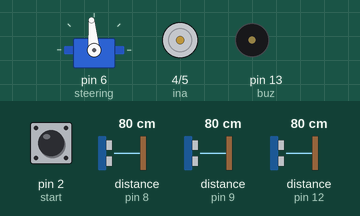
Recording of a sketch running on a simulated Arduino Uno, built with avr-gcc and run on an emulated ATmega328P. On the bench: servo, motor-driver pin pairs drawn as motors (green arrow = first pin HIGH = forward, orange = second pin HIGH = backward, longer = more drive, scaled by the enable pin), buzzer (waves = sounding). Inputs (shaded band) come from the test bench; at power-on: pin 2 (start) HIGH, distance to the obstacle (sensors on pin 9, pin 12, pin 8) 80 cm. The echo pulse lasts 58.3 µs per cm.

Above: at 0.8 s.
0.9 s: pin 2 (start) pulled LOW for 0.15 s
At 2.2 s:
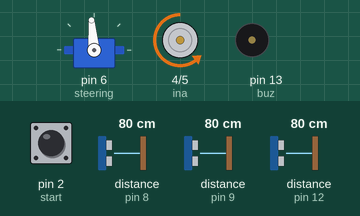
2.6 s: distance to the obstacle (sensor on pin 9) set to 27 cm
4.1 s: distance to the obstacle (sensor on pin 9) set to 24 cm
At 4.4 s:
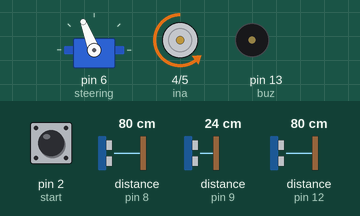
5.6 s: distance to the obstacle (sensor on pin 12) set to 94 cm
7.1 s: distance to the obstacle (sensor on pin 12) set to 105 cm
At 8.5 s:
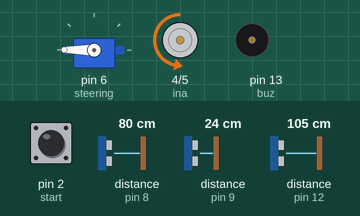
8.9 s: distance to the obstacle (sensor on pin 8) set to 95 cm
10.4 s: distance to the obstacle (sensor on pin 8) set to 103 cm
At 12.28 s:
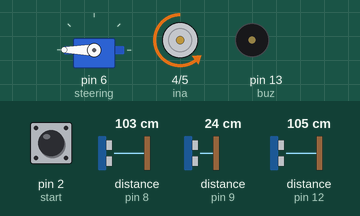
Timing chart, 0 to 14.4 s (numbered marks = the images above; inputs shaded):
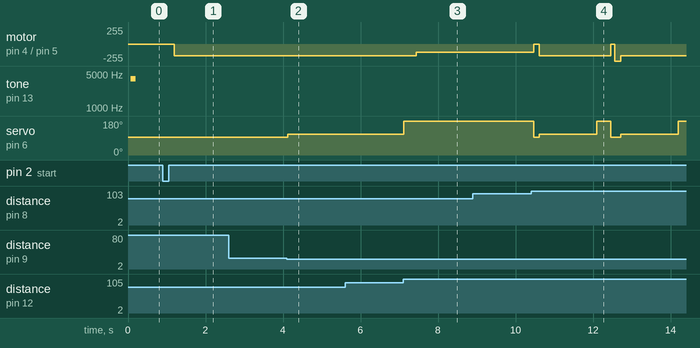

The sketch:

Fantastic3.ino
```cpp
int start=2;int pwm=3;int ina=4;int inb=5;int steering =6;int ctrig=7;
int cecho=8;int recho=9;int rtrig=10; int ltrig=11;int lecho=12;int buz=13;
#include <Servo.h>
Servo steer;
int dc, dl, dr;
char Direction;
int servoCenter=95;
int counter=0;
long milli;
void setup (){
pinMode(ina,OUTPUT);
pinMode(pwm,OUTPUT);
pinMode(inb,OUTPUT);
pinMode(ctrig,OUTPUT);
pinMode(cecho, INPUT);
pinMode(rtrig,OUTPUT);
pinMode(recho, INPUT);
pinMode(ltrig,OUTPUT);
pinMode(lecho, INPUT);
pinMode(start, INPUT_PULLUP);
pinMode(buz,OUTPUT);
Serial.begin(9600);
steer.attach(steering);

Move(0,0);
  for(int i=200;i<4000;i++){tone(buz,i,130);}
  while(digitalRead(start)==1){delay(2);}
  delay(250);
  milli= millis();
}

void loop(){
  qualify();
}
void qualify(){
Start();
for(int i=0; i<11; i++){
ultra();
if(Direction=='r'){
  while(dr<99 || ( (millis()-milli)<2000 )){
      ultra();
      center(70);
      }}
  else{
  while(dl<99 || ( (millis()-milli)<1500 )){
      ultra();
      center(70);
      }
      }
      turn();
      Move(100,0);
    delay(100);
      milli=millis();
}
if (Direction=='r'){
       Move(100,0);
       delay(400);
} else{
  Move(100,0);
  delay(800); }

Move(0,0);
delay(1000000000);
}


void Start(){
      ultra();
      while((dr<99 && dl<99) || ( (millis()-milli)<1200 ))
      {
      ultra();
      center(70);
      }
      if(dr>99){Direction='r';}
      else {Direction='l';}
      turn();
      milli=millis();
}


void turn(){
 if(Direction=='r'){
  Move(70,100);
  delay(250);
  ultra();
  while(dc<100){ultra();Move(50,100);}
  delay(0); // <-------ta3deel laffa henaa(20)
  Move(0,0);
  digitalWrite(buz,1);
  delay(100);
 }else{
  Move(70,-100);
  delay(300);
  ultra();
  while(dc<100){ultra();Move(50,-100);}
  delay(50); // <-------ta3deel laffa henaa(20)
  Move(0,0);
  digitalWrite(buz,1);
  delay(100);
  }
  digitalWrite(buz,0);
}


void center(int sp){
    ultra();
         if (dr<25){Move(sp,-20);digitalWrite(buz,0);}
    else if (dl<25){Move(sp,20);digitalWrite(buz,0);}
    else{Move(sp,0);}

}


void Move (int sp,int dir){
  int laffa;
  if(sp>0){
    int Speed=map(sp,1,100,1,255);

  analogWrite(pwm,Speed);
  digitalWrite(inb,1);
  digitalWrite(ina,0);
}
else if(sp<0){
   int Speed=map(sp,-1,-100,1,255);

  analogWrite(pwm,Speed);
  digitalWrite(inb,0);
  digitalWrite(ina,1);

}


else if(sp==0){
     digitalWrite(inb,1);
     digitalWrite(ina,1);
     analogWrite(pwm,0);
}
if(dir>=0){
 laffa=map(dir,0,100,servoCenter,0);
}
else {
  laffa=map(dir,-1,-100,servoCenter,180);
}
steer.write(laffa);
}


void ultra() {
  digitalWrite(ctrig,1);
  delayMicroseconds(10);
  digitalWrite(ctrig,0);
  int Tc = pulseIn(cecho,1,9100);
   dc = Tc*0.034/2;
  if(dc==0){dc=100;}

  digitalWrite(rtrig,1);
  delayMicroseconds(10);
  digitalWrite(rtrig,0);
  int Tr = pulseIn(recho,1,9100);
   dr = Tr*0.034/2;
  if(dr==0){dr=100;}


  digitalWrite(ltrig,1);
  delayMicroseconds(10);
  digitalWrite(ltrig,0);
  int TL = pulseIn(lecho,1,9100);
   dl = TL*0.034/2;
  if(dl==0){dl=100;}
//    Serial.print(dl);
//    Serial.print("   ");
//    Serial.print(dc);
//    Serial.print("   ");
//    Serial.println(dr);

}
```

Measured:
- the behaviour switches between 26 and 25 cm on distance to the obstacle (sensor on pin 9) (found by bisection; images 1 and 2)
- the behaviour switches between 99 and 100 cm on distance to the obstacle (sensor on pin 12) (found by bisection; images 2 and 3)
- the behaviour switches between 100 and 101 cm on distance to the obstacle (sensor on pin 8) (found by bisection; images 3 and 4)
- after the input at 0.9 s, motor on pin 4 (ina) / pin 5 (inb): stopped → backward 178/255 after 0.30 s
- after the input at 2.6 s, every drawn part: stays the same
- after the input at 4.1 s, servo on pin 6 (steering): 95° → 111° at once
- after the input at 5.6 s, every drawn part: stays the same
- after the input at 7.1 s, motor on pin 4 (ina) / pin 5 (inb): backward 178/255 → backward 126/255 after 0.34 s; servo on pin 6 (steering): 111° → 180° at once
- after the input at 8.9 s, every drawn part: stays the same
